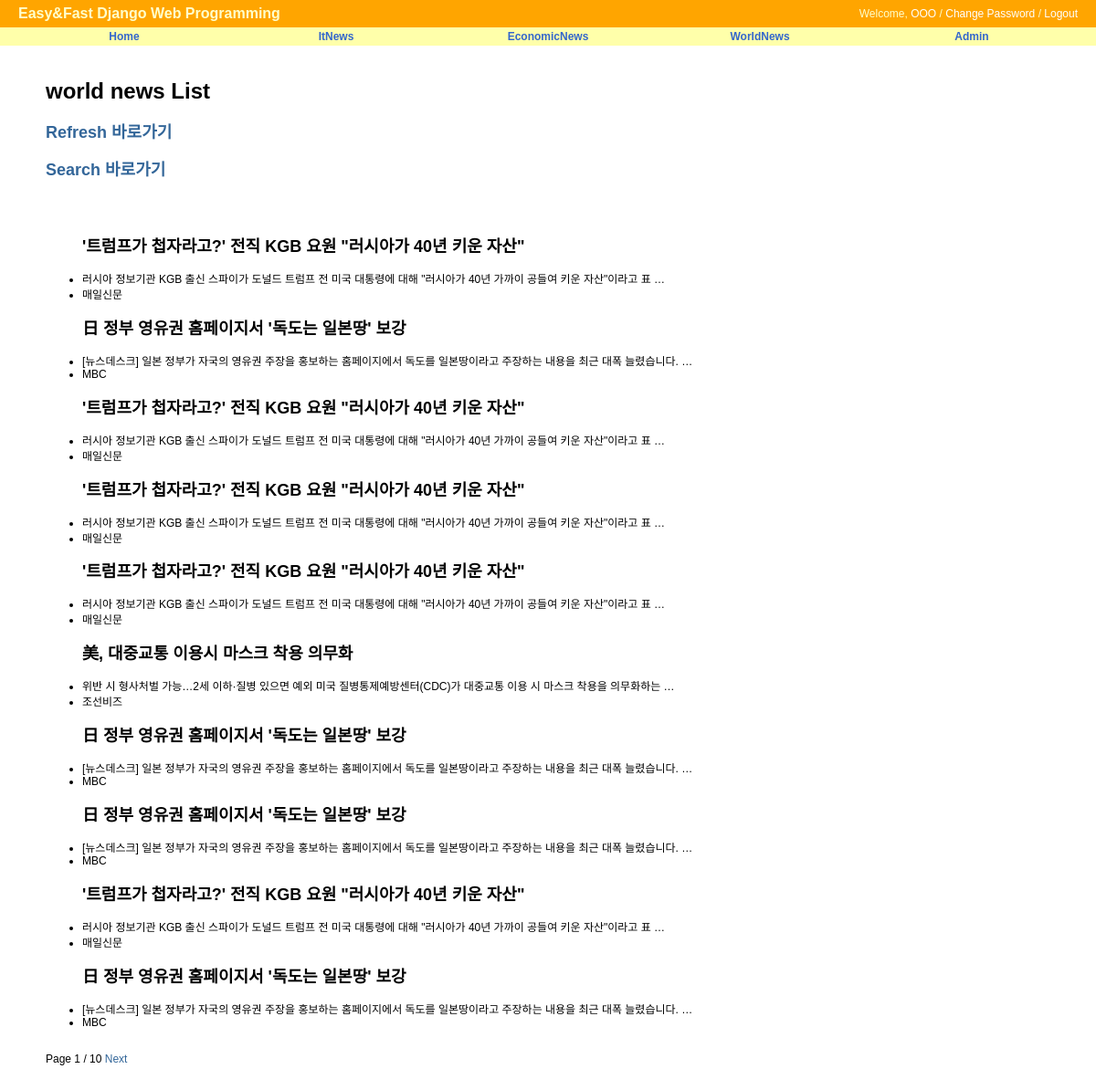
The page /worldnews/ on the database as committed earlier.
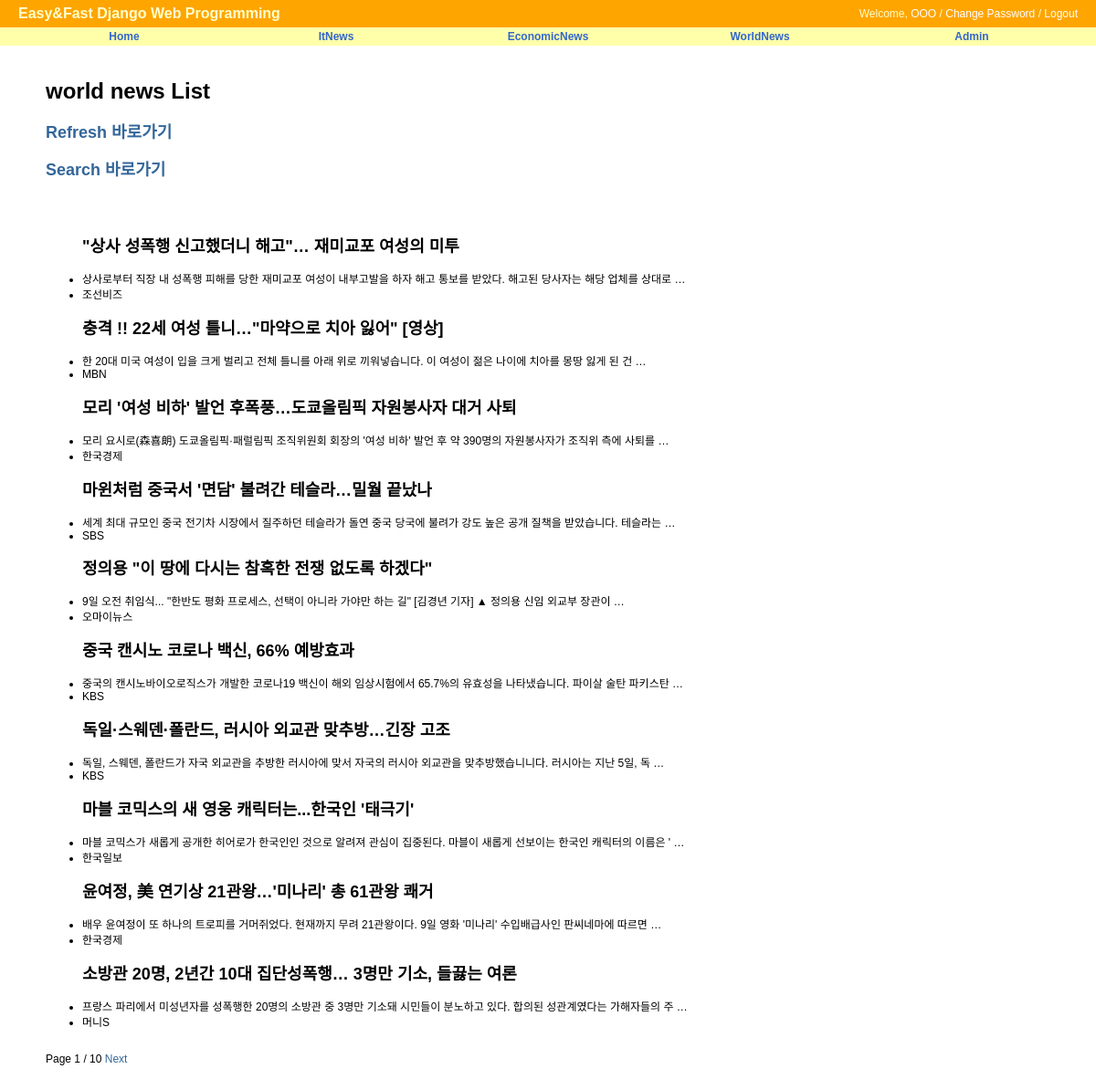
The same page on the database as committed later.
### world_news/models.py (models this page shows, shortened)
class WorldNews(models.Model):
    title = models.CharField(max_length=50, blank=True, null=True)
    writer = models.CharField(max_length=50, blank=True, null=True)
    preview = models.TextField()
    class Meta:
        verbose_name = 'world_new'
        verbose_name_plural = 'world_news'
        db_table = 'world_news'
        ordering = ('-id',)

### world_news/views.py (the view)
# urls.py: path('', WorldNewsView.as_view(), name='worldnews'),
class WorldNewsView(ListView):
    model = WorldNews
    template_name = 'world_news/world_list.html'
    paginate_by = 10

### world_news/templates/world_news/world_list.html (shortened to what this page needs)
{% extends "base.html" %}
{% block content %}
<div id="content">
	<h1>world news List</h1>
	<h2><a href="{% url 'world_news:worldrefresh' %}">Refresh 바로가기</a></h2>
	<h2><a href="{% url 'world_news:worldsearch' %}">Search 바로가기</a></h2>
	<br/><br/>
	<ul>
		{% for worldnews in object_list %}
			<h2>{{ worldnews.title }}</h2>
			<li>{{ worldnews.preview }}</li>
			<li>{{ worldnews.writer }}</li>
		{% endfor %}
	</ul>
	<br/>
	<div>
        Page {{ page_obj.number }} / {{ page_obj.paginator.num_pages }}
        {% if page_obj.has_next %}
            <a href="?page={{ page_obj.next_page_number }}">Next</a>
        {% endif %}
    </div>
	<br/><br/>
</div>
{% endblock %}

Rows that differ between the two databases and show on the page:
removed WorldNews: title "'트럼프가 첩자라고?' 전직 KGB 요원 \"러시아가 40년 키운 자산\"", preview "러시아 정보기관 KGB 출신 스파이가 도널드 트럼프 전 미국 대통령에 대해 \"러시아가 40년 가까이 공들여 키운 자산\"이라고 표 …", writer "매일신문"
removed WorldNews: title "'트럼프가 첩자라고?' 전직 KGB 요원 \"러시아가 40년 키운 자산\"", preview "러시아 정보기관 KGB 출신 스파이가 도널드 트럼프 전 미국 대통령에 대해 \"러시아가 40년 가까이 공들여 키운 자산\"이라고 표 …", writer "매일신문"
removed WorldNews: title "'트럼프가 첩자라고?' 전직 KGB 요원 \"러시아가 40년 키운 자산\"", preview "러시아 정보기관 KGB 출신 스파이가 도널드 트럼프 전 미국 대통령에 대해 \"러시아가 40년 가까이 공들여 키운 자산\"이라고 표 …", writer "매일신문"
removed WorldNews: title "'트럼프가 첩자라고?' 전직 KGB 요원 \"러시아가 40년 키운 자산\"", preview "러시아 정보기관 KGB 출신 스파이가 도널드 트럼프 전 미국 대통령에 대해 \"러시아가 40년 가까이 공들여 키운 자산\"이라고 표 …", writer "매일신문"
removed WorldNews: title "美, 대중교통 이용시 마스크 착용 의무화", preview "위반 시 형사처벌 가능…2세 이하·질병 있으면 예외 미국 질병통제예방센터(CDC)가 대중교통 이용 시 마스크 착용을 의무화하는 …", writer "조선비즈"
removed WorldNews: title "日 정부 영유권 홈페이지서 '독도는 일본땅' 보강", preview "[뉴스데스크] 일본 정부가 자국의 영유권 주장을 홍보하는 홈페이지에서 독도를 일본땅이라고 주장하는 내용을 최근 대폭 늘렸습니다. …", writer "MBC"
removed WorldNews: title "日 정부 영유권 홈페이지서 '독도는 일본땅' 보강", preview "[뉴스데스크] 일본 정부가 자국의 영유권 주장을 홍보하는 홈페이지에서 독도를 일본땅이라고 주장하는 내용을 최근 대폭 늘렸습니다. …", writer "MBC"
removed WorldNews: title "'트럼프가 첩자라고?' 전직 KGB 요원 \"러시아가 40년 키운 자산\"", preview "러시아 정보기관 KGB 출신 스파이가 도널드 트럼프 전 미국 대통령에 대해 \"러시아가 40년 가까이 공들여 키운 자산\"이라고 표 …", writer "매일신문"
removed WorldNews: title "日 정부 영유권 홈페이지서 '독도는 일본땅' 보강", preview "[뉴스데스크] 일본 정부가 자국의 영유권 주장을 홍보하는 홈페이지에서 독도를 일본땅이라고 주장하는 내용을 최근 대폭 늘렸습니다. …", writer "MBC"
added WorldNews: title "\"상사 성폭행 신고했더니 해고\"… 재미교포 여성의 미투", preview "상사로부터 직장 내 성폭행 피해를 당한 재미교포 여성이 내부고발을 하자 해고 통보를 받았다. 해고된 당사자는 해당 업체를 상대로 …", writer "조선비즈"
changed WorldNews: title "日 정부 영유권 홈페이지서 '독도는 일본땅' 보강" → "충격 !! 22세 여성 틀니…\"마약으로 치아 잃어\" [영상]"; preview "[뉴스데스크] 일본 정부가 자국의 영유권 주장을 홍보하는 홈페이지에서 독도를 일본땅이라고 주장하는 내용을 최근 대폭 늘렸습니다. …" → "한 20대 미국 여성이 입을 크게 벌리고 전체 틀니를 아래 위로 끼워넣습니다. 이 여성이 젊은 나이에 치아를 몽땅 잃게 된 건 …"; writer "MBC" → "MBN"
added WorldNews: title "모리 '여성 비하' 발언 후폭풍…도쿄올림픽 자원봉사자 대거 사퇴", preview "모리 요시로(森喜朗) 도쿄올림픽·패럴림픽 조직위원회 회장의 '여성 비하' 발언 후 약 390명의 자원봉사자가 조직위 측에 사퇴를 …", writer "한국경제"
added WorldNews: title "마윈처럼 중국서 '면담' 불려간 테슬라…밀월 끝났나", preview "세계 최대 규모인 중국 전기차 시장에서 질주하던 테슬라가 돌연 중국 당국에 불려가 강도 높은 공개 질책을 받았습니다. 테슬라는 …", writer "SBS"
added WorldNews: title "정의용 \"이 땅에 다시는 참혹한 전쟁 없도록 하겠다\"", preview "9일 오전 취임식... \"한반도 평화 프로세스, 선택이 아니라 가야만 하는 길\" [김경년 기자] ▲ 정의용 신임 외교부 장관이 …", writer "오마이뉴스"
added WorldNews: title "중국 캔시노 코로나 백신, 66% 예방효과", preview "중국의 캔시노바이오로직스가 개발한 코로나19 백신이 해외 임상시험에서 65.7%의 유효성을 나타냈습니다. 파이살 술탄 파키스탄 …", writer "KBS"
added WorldNews: title "독일·스웨덴·폴란드, 러시아 외교관 맞추방…긴장 고조", preview "독일, 스웨덴, 폴란드가 자국 외교관을 추방한 러시아에 맞서 자국의 러시아 외교관을 맞추방했습니니다. 러시아는 지난 5일, 독 …", writer "KBS"
added WorldNews: title "마블 코믹스의 새 영웅 캐릭터는...한국인 '태극기'", preview "마블 코믹스가 새롭게 공개한 히어로가 한국인인 것으로 알려져 관심이 집중된다. 마블이 새롭게 선보이는 한국인 캐릭터의 이름은 ' …", writer "한국일보"
added WorldNews: title "윤여정, 美 연기상 21관왕…'미나리' 총 61관왕 쾌거", preview "배우 윤여정이 또 하나의 트로피를 거머쥐었다. 현재까지 무려 21관왕이다. 9일 영화 '미나리' 수입배급사인 판씨네마에 따르면 …", writer "한국경제"
added WorldNews: title "소방관 20명, 2년간 10대 집단성폭행… 3명만 기소, 들끓는 여론", preview "프랑스 파리에서 미성년자를 성폭행한 20명의 소방관 중 3명만 기소돼 시민들이 분노하고 있다. 합의된 성관계였다는 가해자들의 주 …", writer "머니S"
